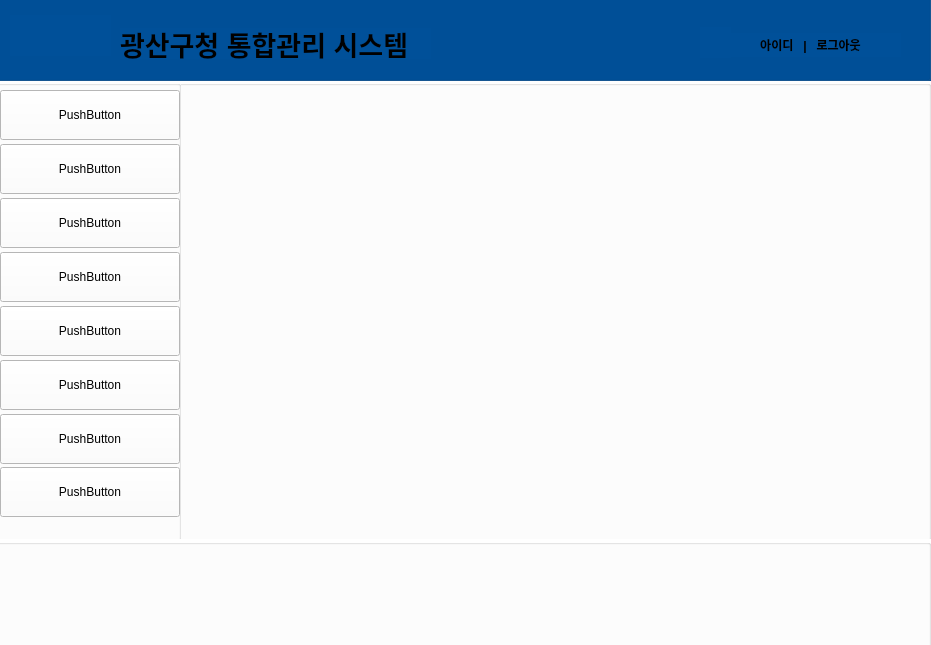
<?xml version="1.0" encoding="UTF-8"?>
<ui version="4.0">
 <class>MainWindow</class>
 <widget class="QMainWindow" name="MainWindow">
  <property name="enabled">
   <bool>true</bool>
  </property>
  <property name="geometry">
   <rect>
    <x>0</x>
    <y>0</y>
    <width>931</width>
    <height>645</height>
   </rect>
  </property>
  <property name="sizePolicy">
   <sizepolicy hsizetype="Expanding" vsizetype="Expanding">
    <horstretch>0</horstretch>
    <verstretch>0</verstretch>
   </sizepolicy>
  </property>
  <property name="minimumSize">
   <size>
    <width>0</width>
    <height>0</height>
   </size>
  </property>
  <property name="windowTitle">
   <string>광산구청 통합관리</string>
  </property>
  <property name="styleSheet">
   <string notr="true">background-color: rgb(255, 255, 255);</string>
  </property>
  <widget class="QWidget" name="centralwidget">
   <widget class="QGroupBox" name="groupBox">
    <property name="geometry">
     <rect>
      <x>-10</x>
      <y>-10</y>
      <width>941</width>
      <height>91</height>
     </rect>
    </property>
    <property name="styleSheet">
     <string notr="true">background-color: rgb(0, 80, 153);
</string>
    </property>
    <property name="title">
     <string/>
    </property>
    <widget class="QLabel" name="label">
     <property name="geometry">
      <rect>
       <x>20</x>
       <y>25</y>
       <width>101</width>
       <height>41</height>
      </rect>
     </property>
     <property name="styleSheet">
      <string notr="true">border-image: url(:/images/images/gwangsan_logo.png);

</string>
     </property>
     <property name="text">
      <string/>
     </property>
    </widget>
    <widget class="QLabel" name="linksLabel">
     <property name="geometry">
      <rect>
       <x>730</x>
       <y>43</y>
       <width>181</width>
       <height>24</height>
      </rect>
     </property>
     <property name="font">
      <font>
       <bold>true</bold>
      </font>
     </property>
     <property name="text">
      <string>아이디   |   로그아웃</string>
     </property>
     <property name="alignment">
      <set>Qt::AlignmentFlag::AlignCenter</set>
     </property>
    </widget>
    <widget class="QLabel" name="label_2">
     <property name="geometry">
      <rect>
       <x>130</x>
       <y>38</y>
       <width>311</width>
       <height>31</height>
      </rect>
     </property>
     <property name="font">
      <font>
       <pointsize>20</pointsize>
       <bold>true</bold>
      </font>
     </property>
     <property name="text">
      <string>광산구청 통합관리 시스템</string>
     </property>
    </widget>
    <widget class="QLabel" name="label_3">
     <property name="geometry">
      <rect>
       <x>710</x>
       <y>37</y>
       <width>31</width>
       <height>31</height>
      </rect>
     </property>
     <property name="styleSheet">
      <string notr="true">border-image: url(:/images/images/icon_bell.png);</string>
     </property>
     <property name="text">
      <string/>
     </property>
    </widget>
   </widget>
   <widget class="QGroupBox" name="groupBox_2">
    <property name="geometry">
     <rect>
      <x>-10</x>
      <y>80</y>
      <width>191</width>
      <height>461</height>
     </rect>
    </property>
    <property name="styleSheet">
     <string>
background: qlineargradient(
    x1: 0, y1: 0,
    x2: 0, y2: 1,
    stop: 0 #1165c0,
    stop: 1 #003366
);
</string>
    </property>
    <property name="title">
     <string/>
    </property>
    <widget class="QPushButton" name="pushButton">
     <property name="geometry">
      <rect>
       <x>10</x>
       <y>10</y>
       <width>180</width>
       <height>50</height>
      </rect>
     </property>
     <property name="text">
      <string>PushButton</string>
     </property>
    </widget>
    <widget class="QPushButton" name="pushButton_2">
     <property name="geometry">
      <rect>
       <x>10</x>
       <y>64</y>
       <width>180</width>
       <height>50</height>
      </rect>
     </property>
     <property name="text">
      <string>PushButton</string>
     </property>
    </widget>
    <widget class="QPushButton" name="pushButton_3">
     <property name="geometry">
      <rect>
       <x>10</x>
       <y>118</y>
       <width>180</width>
       <height>50</height>
      </rect>
     </property>
     <property name="text">
      <string>PushButton</string>
     </property>
    </widget>
    <widget class="QPushButton" name="pushButton_4">
     <property name="geometry">
      <rect>
       <x>10</x>
       <y>172</y>
       <width>180</width>
       <height>50</height>
      </rect>
     </property>
     <property name="text">
      <string>PushButton</string>
     </property>
    </widget>
    <widget class="QPushButton" name="pushButton_5">
     <property name="geometry">
      <rect>
       <x>10</x>
       <y>226</y>
       <width>180</width>
       <height>50</height>
      </rect>
     </property>
     <property name="text">
      <string>PushButton</string>
     </property>
    </widget>
    <widget class="QPushButton" name="pushButton_6">
     <property name="geometry">
      <rect>
       <x>10</x>
       <y>280</y>
       <width>180</width>
       <height>50</height>
      </rect>
     </property>
     <property name="text">
      <string>PushButton</string>
     </property>
    </widget>
    <widget class="QPushButton" name="pushButton_7">
     <property name="geometry">
      <rect>
       <x>10</x>
       <y>334</y>
       <width>180</width>
       <height>50</height>
      </rect>
     </property>
     <property name="text">
      <string>PushButton</string>
     </property>
    </widget>
    <widget class="QPushButton" name="pushButton_8">
     <property name="geometry">
      <rect>
       <x>10</x>
       <y>387</y>
       <width>180</width>
       <height>50</height>
      </rect>
     </property>
     <property name="text">
      <string>PushButton</string>
     </property>
    </widget>
   </widget>
   <widget class="QGroupBox" name="groupBox_3">
    <property name="geometry">
     <rect>
      <x>-10</x>
      <y>539</y>
      <width>941</width>
      <height>111</height>
     </rect>
    </property>
    <property name="styleSheet">
     <string notr="true">border-image: url(:/images/images/background_bottom.png);
background: qlineargradient(
    x1: 0, y1: 0,
    x2: 1, y2: 0,
    stop: 0 #002147,
    stop: 1 #004080
);
</string>
    </property>
    <property name="title">
     <string/>
    </property>
   </widget>
   <widget class="QGroupBox" name="groupBox_4">
    <property name="geometry">
     <rect>
      <x>170</x>
      <y>80</y>
      <width>761</width>
      <height>461</height>
     </rect>
    </property>
    <property name="title">
     <string/>
    </property>
   </widget>
   <zorder>groupBox_4</zorder>
   <zorder>groupBox_2</zorder>
   <zorder>groupBox</zorder>
   <zorder>groupBox_3</zorder>
  </widget>
 </widget>
 <resources/>
 <connections/>
</ui>
